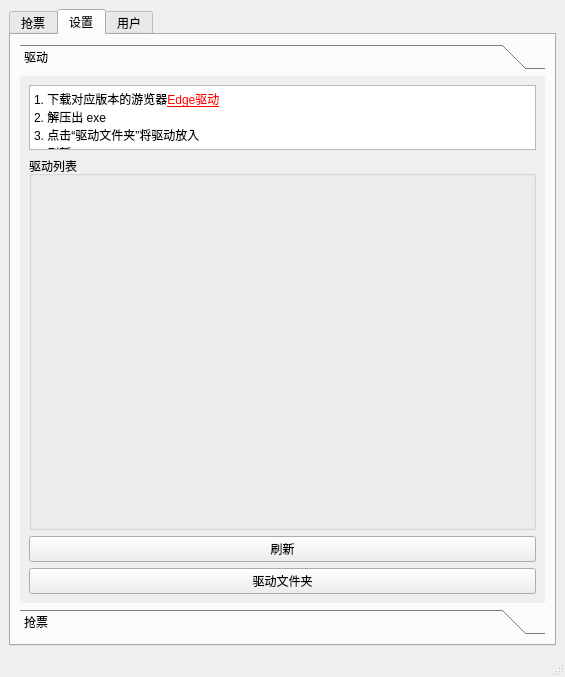
<?xml version="1.0" encoding="UTF-8"?>
<ui version="4.0">
 <class>MainWindow</class>
 <widget class="QMainWindow" name="MainWindow">
  <property name="geometry">
   <rect>
    <x>0</x>
    <y>0</y>
    <width>565</width>
    <height>677</height>
   </rect>
  </property>
  <property name="windowTitle">
   <string>Auto DM</string>
  </property>
  <widget class="QWidget" name="centralwidget">
   <layout class="QVBoxLayout" name="verticalLayout">
    <item>
     <widget class="QTabWidget" name="tabWidget">
      <property name="tabPosition">
       <enum>QTabWidget::North</enum>
      </property>
      <property name="tabShape">
       <enum>QTabWidget::Rounded</enum>
      </property>
      <property name="currentIndex">
       <number>1</number>
      </property>
      <widget class="QWidget" name="tab">
       <attribute name="title">
        <string>抢票</string>
       </attribute>
      </widget>
      <widget class="QWidget" name="tab_2">
       <attribute name="title">
        <string>设置</string>
       </attribute>
       <layout class="QVBoxLayout" name="verticalLayout_2">
        <item>
         <widget class="QToolBox" name="toolBox">
          <property name="currentIndex">
           <number>0</number>
          </property>
          <widget class="QWidget" name="page">
           <property name="geometry">
            <rect>
             <x>0</x>
             <y>0</y>
             <width>523</width>
             <height>542</height>
            </rect>
           </property>
           <attribute name="label">
            <string>驱动</string>
           </attribute>
           <layout class="QVBoxLayout" name="verticalLayout_3">
            <item>
             <widget class="QTextBrowser" name="textBrowser">
              <property name="maximumSize">
               <size>
                <width>16777215</width>
                <height>65</height>
               </size>
              </property>
              <property name="verticalScrollBarPolicy">
               <enum>Qt::ScrollBarAlwaysOff</enum>
              </property>
              <property name="html">
               <string>&lt;!DOCTYPE HTML PUBLIC &quot;-//W3C//DTD HTML 4.0//EN&quot; &quot;http://www.w3.org/TR/REC-html40/strict.dtd&quot;&gt;
&lt;html&gt;&lt;head&gt;&lt;meta name=&quot;qrichtext&quot; content=&quot;1&quot; /&gt;&lt;style type=&quot;text/css&quot;&gt;
p, li { white-space: pre-wrap; }
&lt;/style&gt;&lt;/head&gt;&lt;body style=&quot; font-family:'SimSun'; font-size:9pt; font-weight:400; font-style:normal;&quot;&gt;
&lt;p style=&quot; margin-top:0px; margin-bottom:0px; margin-left:0px; margin-right:0px; -qt-block-indent:0; text-indent:0px;&quot;&gt;1. 下载对应版本的游览器&lt;a href=&quot;https://developer.microsoft.com/en-us/microsoft-edge/tools/webdriver/&quot;&gt;&lt;span style=&quot; text-decoration: underline; color:#ff0000;&quot;&gt;Edge驱动&lt;/span&gt;&lt;/a&gt;&lt;/p&gt;
&lt;p style=&quot; margin-top:0px; margin-bottom:0px; margin-left:0px; margin-right:0px; -qt-block-indent:0; text-indent:0px;&quot;&gt;2. 解压出 exe&lt;/p&gt;
&lt;p style=&quot; margin-top:0px; margin-bottom:0px; margin-left:0px; margin-right:0px; -qt-block-indent:0; text-indent:0px;&quot;&gt;3. 点击“驱动文件夹”将驱动放入&lt;/p&gt;
&lt;p style=&quot; margin-top:0px; margin-bottom:0px; margin-left:0px; margin-right:0px; -qt-block-indent:0; text-indent:0px;&quot;&gt;4. 刷新&lt;/p&gt;
&lt;p style=&quot;-qt-paragraph-type:empty; margin-top:0px; margin-bottom:0px; margin-left:0px; margin-right:0px; -qt-block-indent:0; text-indent:0px;&quot;&gt;&lt;br /&gt;&lt;/p&gt;&lt;/body&gt;&lt;/html&gt;</string>
              </property>
              <property name="openExternalLinks">
               <bool>true</bool>
              </property>
             </widget>
            </item>
            <item>
             <widget class="QGroupBox" name="groupBox">
              <property name="title">
               <string>驱动列表</string>
              </property>
             </widget>
            </item>
            <item>
             <widget class="QPushButton" name="pushButton">
              <property name="text">
               <string>刷新</string>
              </property>
             </widget>
            </item>
            <item>
             <widget class="QPushButton" name="driver_path_button">
              <property name="text">
               <string>驱动文件夹</string>
              </property>
             </widget>
            </item>
           </layout>
          </widget>
          <widget class="QWidget" name="page_2">
           <property name="geometry">
            <rect>
             <x>0</x>
             <y>0</y>
             <width>523</width>
             <height>542</height>
            </rect>
           </property>
           <attribute name="label">
            <string>抢票</string>
           </attribute>
          </widget>
         </widget>
        </item>
       </layout>
      </widget>
      <widget class="QWidget" name="tab_3">
       <attribute name="title">
        <string>用户</string>
       </attribute>
      </widget>
     </widget>
    </item>
   </layout>
  </widget>
  <widget class="QStatusBar" name="statusbar"/>
 </widget>
 <resources/>
 <connections/>
</ui>
